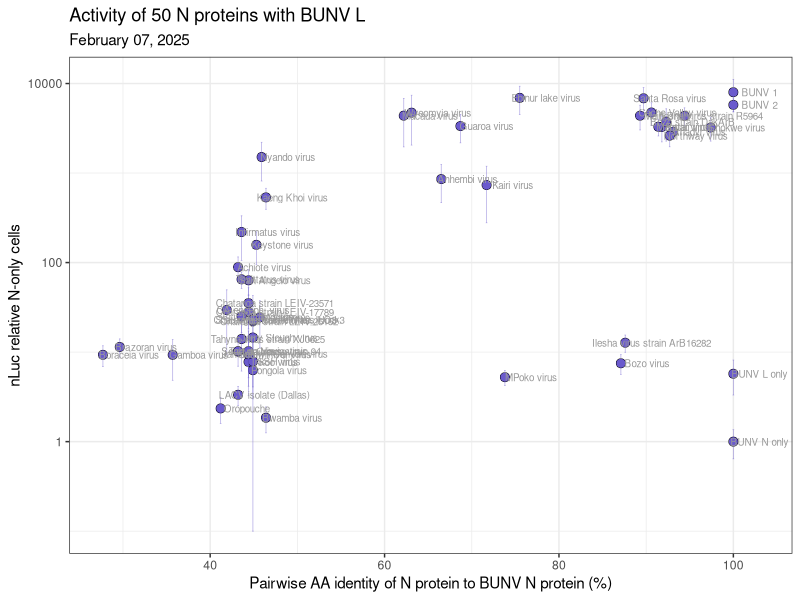
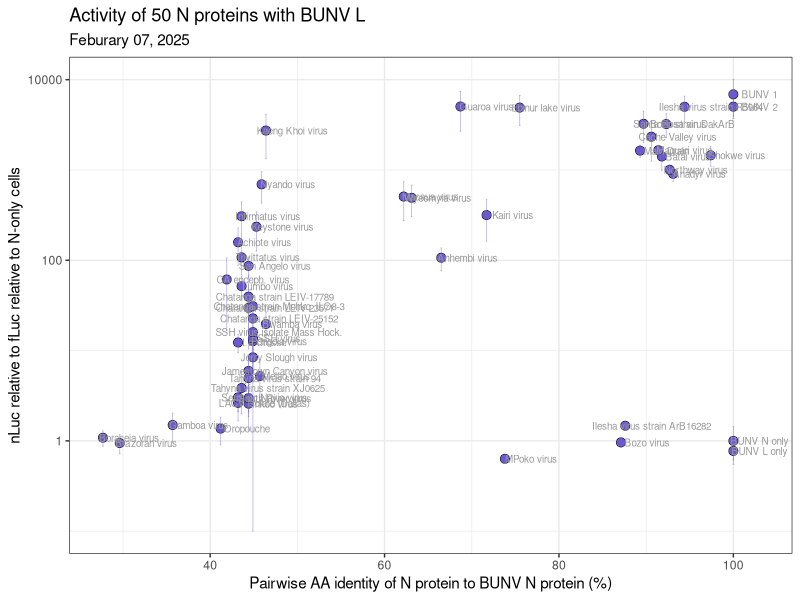
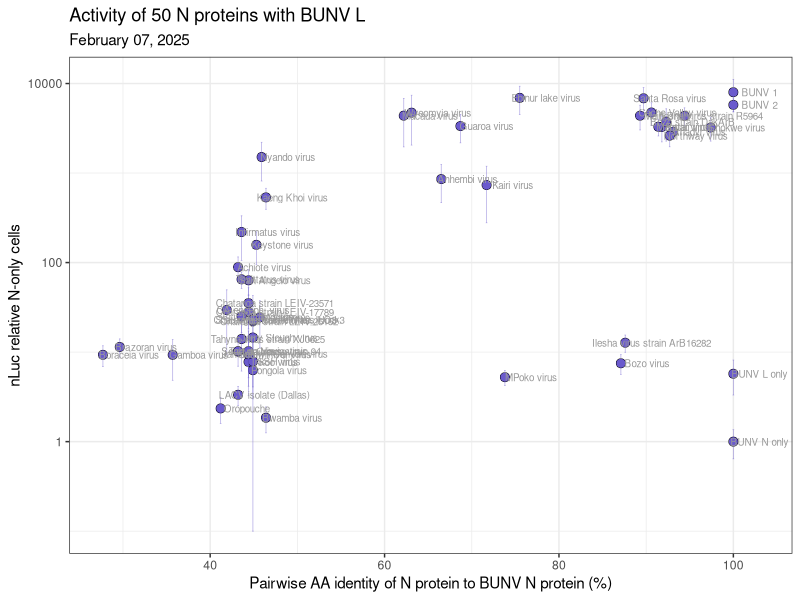
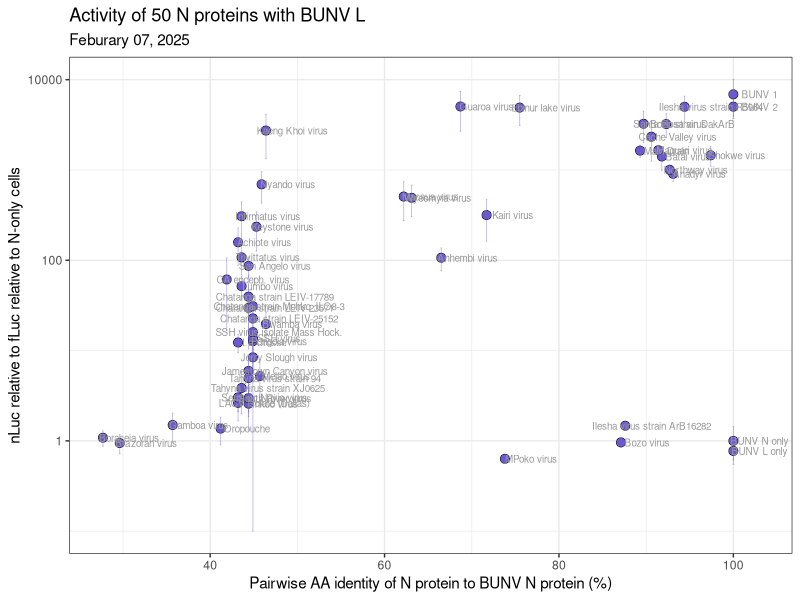

Generate these figures, in order, with R:
library(tidyverse)
library(readxl)
library(patchwork)

df <- read_excel("./2025_02_07_BUNV_50N_exp2_tidy.xlsx")

# remove L-only from the data frame and use N-only instead
# df <- df %>% 
#   filter(!(N == "BUNV L only"))

# calculate nLuc / fLuc
df <- df %>% mutate(nLuc_rel_fLuc = nLuc / fLuc)

# calculate N-only nLuc
df$bg_nLuc          <- df %>% filter(N == "BUNV N only") %>% summarize(bg_nLuc = mean(nLuc)) %>% pull(bg_nLuc)
df$bg_nLuc_rel_fLuc <- df %>% filter(N == "BUNV N only") %>% summarize(bg_nLuc_rel_fLuc = mean(nLuc_rel_fLuc)) %>% pull(bg_nLuc_rel_fLuc)

# normalize to N-only
df <- df %>% mutate(nLuc_rel_bg = nLuc / bg_nLuc,
                    nLuc_rel_fLuc_rel_bg = nLuc_rel_fLuc / bg_nLuc_rel_fLuc)

# ---------------------
# activity vs. distance
# ---------------------

# pairwise % identity between GPCs involved
dist_df <- read_excel("../Orthobunya_metadata.xlsx")

df <- left_join(df, dist_df, by=c("N_pMDS" = "pMDS"))

# calculate averages of normalized luminescence
# use double-normalized luminescence values.  
# That is, normalized to both N-only and fLuc
df_norm_avg <- df %>% 
  group_by (N) %>%
  summarize(mean_lum     = mean(nLuc_rel_bg),
            sd_lum       = sd(nLuc_rel_bg),
            mean_rel_lum = mean(nLuc_rel_fLuc_rel_bg),
            sd_rel_lum   = sd(nLuc_rel_fLuc_rel_bg),
            BUNV_pct_id  = mean(Pct_ID_BUNV_N),
            .groups="drop") 

# save dataframe with mean luminescence and mean relative luminescence
write.csv(df_norm_avg, "BUNV_50N_exp2_normalized_relative_luminescence.csv", row.names = FALSE)

# Set y axis min and max values for cases when std_dev > mean, 
# This way, negative values won't be undefined by the log scale in ggplot
yaxis_min <- 1e-1
yaxis_max <- 1e5


# singly normalized luminescence - to N-only
ggplot(df_norm_avg) +
  geom_point(aes(x=BUNV_pct_id, y=mean_lum), shape=21, 
             fill="slateblue", color="black", size=3, stroke=0.25) +
  geom_errorbar(aes(x=BUNV_pct_id, 
                    ymin = ifelse((mean_lum - sd_lum) < yaxis_min, yaxis_min, mean_lum - sd_lum),
                    ymax = ifelse((mean_lum + sd_lum) > yaxis_max, yaxis_max, mean_lum + sd_lum)),
                linewidth=0.25, alpha=0.5, color="slateblue") + 
  geom_text(aes(x=BUNV_pct_id, y=mean_lum, label=N), 
            size=2.5, color="grey60", 
            nudge_x=3, 
            nudge_y=0, 
            check_overlap = F ) +
  xlab("Pairwise AA identity of N protein to BUNV N protein (%)") +
  ylab("nLuc relative N-only cells") +
  scale_y_log10() +
  theme_bw()  +
  ggtitle("Activity of 50 N proteins with BUNV L", subtitle="February 07, 2025")

# save as PDF
ggsave("2025_02_07_BUNV_50N_exp2_results_singly_normalized.pdf", units="in", width=10, height=7.5)

# doubly normalized luminescence (normalize to N-only and fLuc)
ggplot(df_norm_avg) +
  geom_point(aes(x=BUNV_pct_id, y=mean_rel_lum), shape=21, 
             fill="slateblue", color="black", size=3, stroke=0.25) +
  geom_errorbar(aes(x=BUNV_pct_id, 
                    ymin = ifelse((mean_rel_lum - sd_rel_lum) < yaxis_min, yaxis_min, mean_rel_lum - sd_rel_lum),
                    ymax = ifelse((mean_rel_lum + sd_rel_lum) > yaxis_max, yaxis_max, mean_rel_lum + sd_rel_lum)),
                linewidth=0.25, alpha=0.5, color="slateblue") +
  geom_text(aes(x=BUNV_pct_id, y=mean_rel_lum, label=N), 
            size=2.5, color="grey60", 
            nudge_x=3, 
            nudge_y=0, 
            check_overlap = F ) +
  xlab("Pairwise AA identity of N protein to BUNV N protein (%)") +
  ylab("nLuc relative to fLuc relative to N-only cells") +
  scale_y_log10() +
  theme_bw()  +
  ggtitle("Activity of 50 N proteins with BUNV L", subtitle="Feburary 07, 2025")

# save as PDF
ggsave("2025_02_07_BUNV_exp2_50N_results_doubly_normalized.pdf", units="in", width=10, height=7.5)
